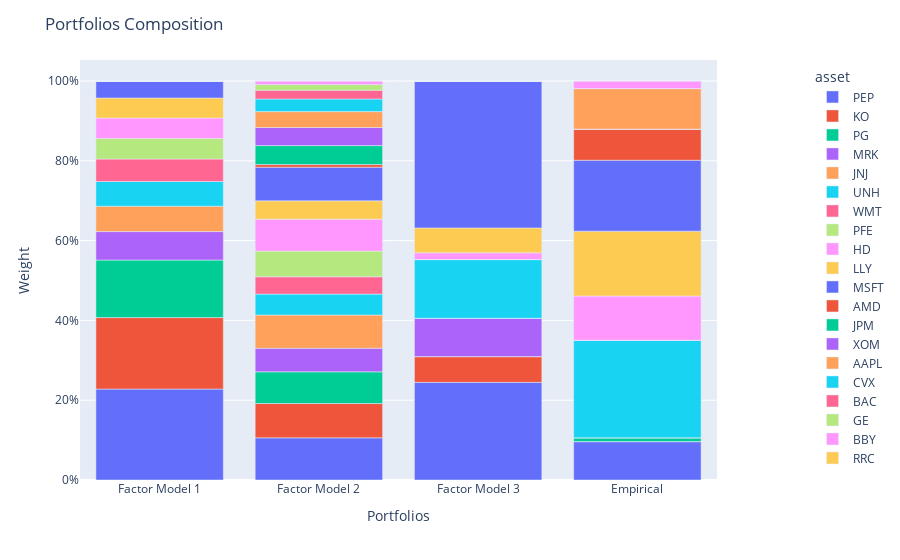

The notebook cell saved with this chart:
### Code cell
population.plot_composition()

### Figure 1 — Plotly figure (JSON) as saved in the notebook; plotly's stock layout.template omitted (floating-point values rounded to 4 significant figures)
{"data": [{"hovertemplate": "asset=PEP<br>index=%{x}<br>value=%{y}<extra></extra>", "legendgroup": "PEP", "marker": {"color": "#636efa", "pattern": {"shape": ""}}, "name": "PEP", "orientation": "v", "showlegend": true, "textposition": "auto", "type": "bar", "x": ["Factor Model 1", "Factor Model 2", "Factor Model 3", "Empirical"], "xaxis": "x", "y": [0.228, 0.1057, 0.2447, 0.09618], "yaxis": "y"}, {"hovertemplate": "asset=KO<br>index=%{x}<br>value=%{y}<extra></extra>", "legendgroup": "KO", "marker": {"color": "#EF553B", "pattern": {"shape": ""}}, "name": "KO", "orientation": "v", "showlegend": true, "textposition": "auto", "type": "bar", "x": ["Factor Model 1", "Factor Model 2", "Factor Model 3", "Empirical"], "xaxis": "x", "y": [0.1791, 0.08595, 0.06455, 0.0], "yaxis": "y"}, {"hovertemplate": "asset=PG<br>index=%{x}<br>value=%{y}<extra></extra>", "legendgroup": "PG", "marker": {"color": "#00cc96", "pattern": {"shape": ""}}, "name": "PG", "orientation": "v", "showlegend": true, "textposition": "auto", "type": "bar", "x": ["Factor Model 1", "Factor Model 2", "Factor Model 3", "Empirical"], "xaxis": "x", "y": [0.1441, 0.07947, 0.0, 0.009686], "yaxis": "y"}, {"hovertemplate": "asset=MRK<br>index=%{x}<br>value=%{y}<extra></extra>", "legendgroup": "MRK", "marker": {"color": "#ab63fa", "pattern": {"shape": ""}}, "name": "MRK", "orientation": "v", "showlegend": true, "textposition": "auto", "type": "bar", "x": ["Factor Model 1", "Factor Model 2", "Factor Model 3", "Empirical"], "xaxis": "x", "y": [0.07137, 0.05918, 0.09615, 0.0], "yaxis": "y"}, {"hovertemplate": "asset=JNJ<br>index=%{x}<br>value=%{y}<extra></extra>", "legendgroup": "JNJ", "marker": {"color": "#FFA15A", "pattern": {"shape": ""}}, "name": "JNJ", "orientation": "v", "showlegend": true, "textposition": "auto", "type": "bar", "x": ["Factor Model 1", "Factor Model 2", "Factor Model 3", "Empirical"], "xaxis": "x", "y": [0.06356, 0.08321, 0.0, 0.0], "yaxis": "y"}, {"hovertemplate": "asset=UNH<br>index=%{x}<br>value=%{y}<extra></extra>", "legendgroup": "UNH", "marker": {"color": "#19d3f3", "pattern": {"shape": ""}}, "name": "UNH", "orientation": "v", "showlegend": true, "textposition": "auto", "type": "bar", "x": ["Factor Model 1", "Factor Model 2", "Factor Model 3", "Empirical"], "xaxis": "x", "y": [0.06197, 0.05237, 0.1471, 0.2445], "yaxis": "y"}, {"hovertemplate": "asset=WMT<br>index=%{x}<br>value=%{y}<extra></extra>", "legendgroup": "WMT", "marker": {"color": "#FF6692", "pattern": {"shape": ""}}, "name": "WMT", "orientation": "v", "showlegend": true, "textposition": "auto", "type": "bar", "x": ["Factor Model 1", "Factor Model 2", "Factor Model 3", "Empirical"], "xaxis": "x", "y": [0.05634, 0.04352, 0.0, 0.0], "yaxis": "y"}, {"hovertemplate": "asset=PFE<br>index=%{x}<br>value=%{y}<extra></extra>", "legendgroup": "PFE", "marker": {"color": "#B6E880", "pattern": {"shape": ""}}, "name": "PFE", "orientation": "v", "showlegend": true, "textposition": "auto", "type": "bar", "x": ["Factor Model 1", "Factor Model 2", "Factor Model 3", "Empirical"], "xaxis": "x", "y": [0.05133, 0.06438, 0.0, 0.0], "yaxis": "y"}, {"hovertemplate": "asset=HD<br>index=%{x}<br>value=%{y}<extra></extra>", "legendgroup": "HD", "marker": {"color": "#FF97FF", "pattern": {"shape": ""}}, "name": "HD", "orientation": "v", "showlegend": true, "textposition": "auto", "type": "bar", "x": ["Factor Model 1", "Factor Model 2", "Factor Model 3", "Empirical"], "xaxis": "x", "y": [0.0513, 0.08001, 0.01684, 0.1106], "yaxis": "y"}, {"hovertemplate": "asset=LLY<br>index=%{x}<br>value=%{y}<extra></extra>", "legendgroup": "LLY", "marker": {"color": "#FECB52", "pattern": {"shape": ""}}, "name": "LLY", "orientation": "v", "showlegend": true, "textposition": "auto", "type": "bar", "x": ["Factor Model 1", "Factor Model 2", "Factor Model 3", "Empirical"], "xaxis": "x", "y": [0.05031, 0.04598, 0.0624, 0.1626], "yaxis": "y"}, {"hovertemplate": "asset=MSFT<br>index=%{x}<br>value=%{y}<extra></extra>", "legendgroup": "MSFT", "marker": {"color": "#636efa", "pattern": {"shape": ""}}, "name": "MSFT", "orientation": "v", "showlegend": true, "textposition": "auto", "type": "bar", "x": ["Factor Model 1", "Factor Model 2", "Factor Model 3", "Empirical"], "xaxis": "x", "y": [0.0413, 0.08422, 0.3682, 0.1778], "yaxis": "y"}, {"hovertemplate": "asset=AMD<br>index=%{x}<br>value=%{y}<extra></extra>", "legendgroup": "AMD", "marker": {"color": "#EF553B", "pattern": {"shape": ""}}, "name": "AMD", "orientation": "v", "showlegend": true, "textposition": "auto", "type": "bar", "x": ["Factor Model 1", "Factor Model 2", "Factor Model 3", "Empirical"], "xaxis": "x", "y": [0.001275, 0.006578, 0.0, 0.07812], "yaxis": "y"}, {"hovertemplate": "asset=JPM<br>index=%{x}<br>value=%{y}<extra></extra>", "legendgroup": "JPM", "marker": {"color": "#00cc96", "pattern": {"shape": ""}}, "name": "JPM", "orientation": "v", "showlegend": true, "textposition": "auto", "type": "bar", "x": ["Factor Model 1", "Factor Model 2", "Factor Model 3", "Empirical"], "xaxis": "x", "y": [0.0, 0.04748, 0.0, 0.0], "yaxis": "y"}, {"hovertemplate": "asset=XOM<br>index=%{x}<br>value=%{y}<extra></extra>", "legendgroup": "XOM", "marker": {"color": "#ab63fa", "pattern": {"shape": ""}}, "name": "XOM", "orientation": "v", "showlegend": true, "textposition": "auto", "type": "bar", "x": ["Factor Model 1", "Factor Model 2", "Factor Model 3", "Empirical"], "xaxis": "x", "y": [0.0, 0.04547, 0.0, 0.0], "yaxis": "y"}, {"hovertemplate": "asset=AAPL<br>index=%{x}<br>value=%{y}<extra></extra>", "legendgroup": "AAPL", "marker": {"color": "#FFA15A", "pattern": {"shape": ""}}, "name": "AAPL", "orientation": "v", "showlegend": true, "textposition": "auto", "type": "bar", "x": ["Factor Model 1", "Factor Model 2", "Factor Model 3", "Empirical"], "xaxis": "x", "y": [0.0, 0.03978, 0.0, 0.1016], "yaxis": "y"}, {"hovertemplate": "asset=CVX<br>index=%{x}<br>value=%{y}<extra></extra>", "legendgroup": "CVX", "marker": {"color": "#19d3f3", "pattern": {"shape": ""}}, "name": "CVX", "orientation": "v", "showlegend": true, "textposition": "auto", "type": "bar", "x": ["Factor Model 1", "Factor Model 2", "Factor Model 3", "Empirical"], "xaxis": "x", "y": [0.0, 0.03162, 0.0, 0.0], "yaxis": "y"}, {"hovertemplate": "asset=BAC<br>index=%{x}<br>value=%{y}<extra></extra>", "legendgroup": "BAC", "marker": {"color": "#FF6692", "pattern": {"shape": ""}}, "name": "BAC", "orientation": "v", "showlegend": true, "textposition": "auto", "type": "bar", "x": ["Factor Model 1", "Factor Model 2", "Factor Model 3", "Empirical"], "xaxis": "x", "y": [0.0, 0.02184, 0.0, 0.0], "yaxis": "y"}, {"hovertemplate": "asset=GE<br>index=%{x}<br>value=%{y}<extra></extra>", "legendgroup": "GE", "marker": {"color": "#B6E880", "pattern": {"shape": ""}}, "name": "GE", "orientation": "v", "showlegend": true, "textposition": "auto", "type": "bar", "x": ["Factor Model 1", "Factor Model 2", "Factor Model 3", "Empirical"], "xaxis": "x", "y": [0.0, 0.01424, 0.0, 0.0], "yaxis": "y"}, {"hovertemplate": "asset=BBY<br>index=%{x}<br>value=%{y}<extra></extra>", "legendgroup": "BBY", "marker": {"color": "#FF97FF", "pattern": {"shape": ""}}, "name": "BBY", "orientation": "v", "showlegend": true, "textposition": "auto", "type": "bar", "x": ["Factor Model 1", "Factor Model 2", "Factor Model 3", "Empirical"], "xaxis": "x", "y": [0.0, 0.008983, 0.0, 0.0189], "yaxis": "y"}, {"hovertemplate": "asset=RRC<br>index=%{x}<br>value=%{y}<extra></extra>", "legendgroup": "RRC", "marker": {"color": "#FECB52", "pattern": {"shape": ""}}, "name": "RRC", "orientation": "v", "showlegend": true, "textposition": "auto", "type": "bar", "x": ["Factor Model 1", "Factor Model 2", "Factor Model 3", "Empirical"], "xaxis": "x", "y": [0.0, 3.768e-05, 0.0, 0.0], "yaxis": "y"}], "layout": {"barmode": "relative", "legend": {"title": {"text": "asset"}, "tracegroupgap": 0, "x": 1.15, "xanchor": "left", "y": 0.99, "yanchor": "top"}, "margin": {"t": 60}, "title": {"text": "Portfolios Composition"}, "xaxis": {"anchor": "y", "domain": [0, 1], "title": {"text": "Portfolios"}}, "yaxis": {"anchor": "x", "domain": [0, 1], "tickformat": ",.0%", "title": {"text": "Weight"}}}}
